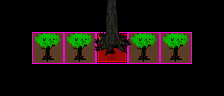

This is a level from a 2D game, rendered from its Tiled map with the project's own tilesets. A one-line summary and the map file follow, with tile-layer data summarised:
An orthogonal 7x3 tile map with 32x32 px tiles, 6 tile layers (RuleRegions, ruleSet, ruleSet, ruleNotSet, ...), 13 hidden layers not drawn, 4 tilesets.

<map version="1.0" orientation="orthogonal" width="7" height="3" tilewidth="32" tileheight="32">
 <tileset firstgid="1" name="Collision" tilewidth="32" tileheight="32">
  <image source="../../graphics/tiles/collision.png" width="64" height="32" />
 </tileset>
 <tileset firstgid="3" name="set_rules" tilewidth="32" tileheight="32">
  <image source="../../graphics/tiles/set_rules.png" width="64" height="64" />
 </tileset>
 <tileset firstgid="7" name="set_hlw" tilewidth="32" tileheight="32">
  <image source="../../graphics/tiles/set_hlw.png" width="256" height="160" />
 </tileset>
 <tileset firstgid="47" name="arvores_x5" tilewidth="32" tileheight="160">
  <image source="../../graphics/tiles/hlw_arvores_x5.png" width="480" height="480" />
 </tileset>
 <layer name="RuleRegions" width="7" height="3">
  <data>[21 cells, 5 non-empty, 1 distinct tile ids]</data>
 </layer>
 <layer name="ruleSet" width="7" height="3">
  <data>[21 cells, 1 non-empty, 1 distinct tile ids]</data>
 </layer>
 <layer name="ruleSet" width="7" height="3">
  <data>[21 cells, 1 non-empty, 1 distinct tile ids]</data>
 </layer>
 <layer name="ruleNotSet" width="7" height="3" visible="0">
  <data>[21 cells, 4 non-empty, 1 distinct tile ids]</data>
 </layer>
 <layer name="ruleNotSet" width="7" height="3">
  <data>[21 cells, 4 non-empty, 1 distinct tile ids]</data>
 </layer>
 <layer name="ruleNotSet" width="7" height="3" visible="0">
  <data>[21 cells, 4 non-empty, 1 distinct tile ids]</data>
 </layer>
 <layer name="ruleNotSet" width="7" height="3" visible="0">
  <data>[21 cells, 4 non-empty, 1 distinct tile ids]</data>
 </layer>
 <layer name="ruleNotSet" width="7" height="3" visible="0">
  <data>[21 cells, 4 non-empty, 1 distinct tile ids]</data>
 </layer>
 <layer name="ruleNotSet" width="7" height="3" visible="0">
  <data>[21 cells, 4 non-empty, 1 distinct tile ids]</data>
 </layer>
 <layer name="ruleNotSet" width="7" height="3" visible="0">
  <data>[21 cells, 4 non-empty, 1 distinct tile ids]</data>
 </layer>
 <layer name="ruleNotSet" width="7" height="3" visible="0">
  <data>[21 cells, 4 non-empty, 1 distinct tile ids]</data>
 </layer>
 <layer name="rule1_Collision" width="7" height="3">
  <data>[21 cells, 3 non-empty, 2 distinct tile ids]</data>
 </layer>
 <layer name="rule2_Collision" width="7" height="3" visible="0">
  <data>[21 cells, 3 non-empty, 2 distinct tile ids]</data>
 </layer>
 <layer name="rule3_Collision" width="7" height="3" visible="0">
  <data>[21 cells, 3 non-empty, 2 distinct tile ids]</data>
 </layer>
 <layer name="rule4_Collision" width="7" height="3" visible="0">
  <data>[21 cells, 3 non-empty, 2 distinct tile ids]</data>
 </layer>
 <layer name="rule1_Fringe" width="7" height="3">
  <data>[21 cells, 3 non-empty, 3 distinct tile ids]</data>
 </layer>
 <layer name="rule2_Fringe" width="7" height="3" visible="0">
  <data>[21 cells, 3 non-empty, 3 distinct tile ids]</data>
 </layer>
 <layer name="rule3_Fringe" width="7" height="3" visible="0">
  <data>[21 cells, 3 non-empty, 3 distinct tile ids]</data>
 </layer>
 <layer name="rule4_Fringe" width="7" height="3" visible="0">
  <data>[21 cells, 3 non-empty, 3 distinct tile ids]</data>
 </layer>
</map>
